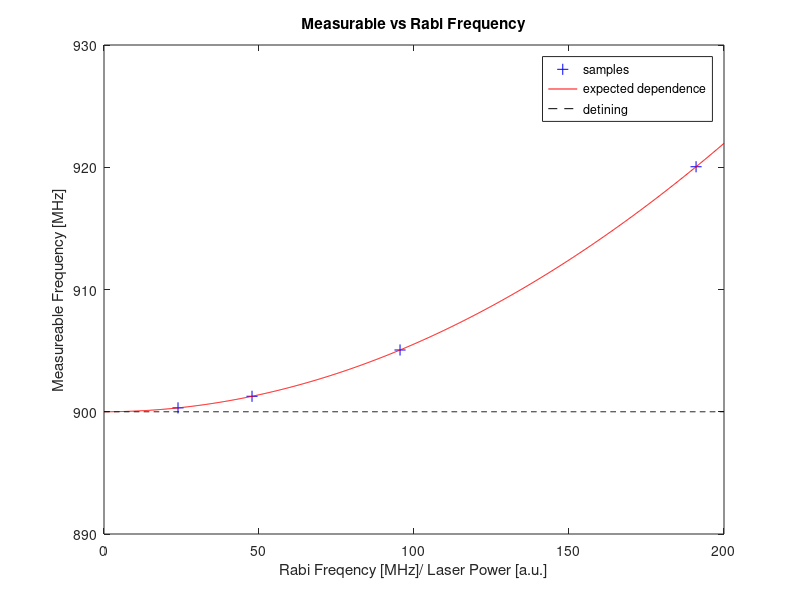

The MATLAB script that drew this image:
%% Quick code for Ronald's and mine work, Plotting

Det = 900; % in MHz
Rab_ref = 600/2/pi;
Gen_Rab_ref = sqrt(Det^2+Rab_ref^2);

Rab_arr = Rab_ref*2.^[-2:1];
Gen_Rab_arr = sqrt(Det^2+Rab_arr.^2);

hold all
plot(Rab_arr, Gen_Rab_arr, 'b+', 'MarkerSize', 8)
x = linspace(0,200,1000);
plot(x, sqrt(x.^2+Det^2), 'r-')
plot(x, 900*ones(size(x)), 'k--')
%xlim([])
ylim([890, 930])
legend('samples','expected dependence', 'detining')
title('Measurable vs Rabi Frequency')
xlabel('Rabi Freqency [MHz]/ Laser Power [a.u.]')
ylabel('Measureable Frequency [MHz]')
box on